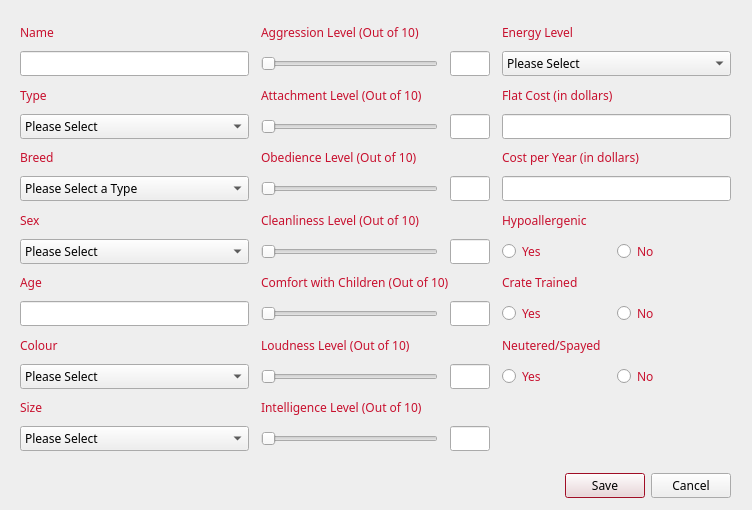
<?xml version="1.0" encoding="UTF-8"?>
<ui version="4.0">
 <class>AddAnimal</class>
 <widget class="QDialog" name="AddAnimal">
  <property name="geometry">
   <rect>
    <x>0</x>
    <y>0</y>
    <width>752</width>
    <height>510</height>
   </rect>
  </property>
  <property name="palette">
   <palette>
    <active>
     <colorrole role="WindowText">
      <brush brushstyle="SolidPattern">
       <color alpha="255">
        <red>200</red>
        <green>16</green>
        <blue>46</blue>
       </color>
      </brush>
     </colorrole>
     <colorrole role="Text">
      <brush brushstyle="SolidPattern">
       <color alpha="255">
        <red>0</red>
        <green>0</green>
        <blue>0</blue>
       </color>
      </brush>
     </colorrole>
     <colorrole role="Base">
      <brush brushstyle="SolidPattern">
       <color alpha="255">
        <red>255</red>
        <green>255</green>
        <blue>255</blue>
       </color>
      </brush>
     </colorrole>
     <colorrole role="Window">
      <brush brushstyle="SolidPattern">
       <color alpha="255">
        <red>238</red>
        <green>238</green>
        <blue>238</blue>
       </color>
      </brush>
     </colorrole>
     <colorrole role="Highlight">
      <brush brushstyle="SolidPattern">
       <color alpha="255">
        <red>200</red>
        <green>16</green>
        <blue>46</blue>
       </color>
      </brush>
     </colorrole>
    </active>
    <inactive>
     <colorrole role="WindowText">
      <brush brushstyle="SolidPattern">
       <color alpha="255">
        <red>200</red>
        <green>16</green>
        <blue>46</blue>
       </color>
      </brush>
     </colorrole>
     <colorrole role="Text">
      <brush brushstyle="SolidPattern">
       <color alpha="255">
        <red>0</red>
        <green>0</green>
        <blue>0</blue>
       </color>
      </brush>
     </colorrole>
     <colorrole role="Base">
      <brush brushstyle="SolidPattern">
       <color alpha="255">
        <red>255</red>
        <green>255</green>
        <blue>255</blue>
       </color>
      </brush>
     </colorrole>
     <colorrole role="Window">
      <brush brushstyle="SolidPattern">
       <color alpha="255">
        <red>238</red>
        <green>238</green>
        <blue>238</blue>
       </color>
      </brush>
     </colorrole>
     <colorrole role="Highlight">
      <brush brushstyle="SolidPattern">
       <color alpha="255">
        <red>200</red>
        <green>16</green>
        <blue>46</blue>
       </color>
      </brush>
     </colorrole>
    </inactive>
    <disabled>
     <colorrole role="WindowText">
      <brush brushstyle="SolidPattern">
       <color alpha="255">
        <red>190</red>
        <green>190</green>
        <blue>190</blue>
       </color>
      </brush>
     </colorrole>
     <colorrole role="Text">
      <brush brushstyle="SolidPattern">
       <color alpha="255">
        <red>0</red>
        <green>0</green>
        <blue>0</blue>
       </color>
      </brush>
     </colorrole>
     <colorrole role="Base">
      <brush brushstyle="SolidPattern">
       <color alpha="255">
        <red>255</red>
        <green>255</green>
        <blue>255</blue>
       </color>
      </brush>
     </colorrole>
     <colorrole role="Window">
      <brush brushstyle="SolidPattern">
       <color alpha="255">
        <red>238</red>
        <green>238</green>
        <blue>238</blue>
       </color>
      </brush>
     </colorrole>
     <colorrole role="Highlight">
      <brush brushstyle="SolidPattern">
       <color alpha="255">
        <red>145</red>
        <green>141</green>
        <blue>126</blue>
       </color>
      </brush>
     </colorrole>
    </disabled>
   </palette>
  </property>
  <property name="font">
   <font>
    <family>Egyptienne F</family>
   </font>
  </property>
  <property name="windowTitle">
   <string>Dialog</string>
  </property>
  <widget class="QDialogButtonBox" name="buttonBox">
   <property name="enabled">
    <bool>true</bool>
   </property>
   <property name="geometry">
    <rect>
     <x>390</x>
     <y>470</y>
     <width>341</width>
     <height>32</height>
    </rect>
   </property>
   <property name="orientation">
    <enum>Qt::Horizontal</enum>
   </property>
   <property name="standardButtons">
    <set>QDialogButtonBox::Cancel|QDialogButtonBox::Save</set>
   </property>
  </widget>
  <widget class="QWidget" name="gridLayoutWidget">
   <property name="geometry">
    <rect>
     <x>20</x>
     <y>20</y>
     <width>711</width>
     <height>431</height>
    </rect>
   </property>
   <layout class="QGridLayout" name="gridLayout">
    <property name="horizontalSpacing">
     <number>12</number>
    </property>
    <item row="7" column="1">
     <layout class="QHBoxLayout" name="horizontalLayout_11" stretch="10,2">
      <property name="spacing">
       <number>12</number>
      </property>
      <item>
       <widget class="QSlider" name="cleanlinessSlider">
        <property name="maximum">
         <number>10</number>
        </property>
        <property name="pageStep">
         <number>2</number>
        </property>
        <property name="orientation">
         <enum>Qt::Horizontal</enum>
        </property>
       </widget>
      </item>
      <item>
       <widget class="QLineEdit" name="cleanlinessLineEdit">
        <property name="enabled">
         <bool>false</bool>
        </property>
        <property name="alignment">
         <set>Qt::AlignCenter</set>
        </property>
       </widget>
      </item>
     </layout>
    </item>
    <item row="0" column="1">
     <widget class="QLabel" name="aggressionLabel">
      <property name="enabled">
       <bool>true</bool>
      </property>
      <property name="text">
       <string>Aggression Level (Out of 10)</string>
      </property>
     </widget>
    </item>
    <item row="2" column="0">
     <widget class="QLabel" name="typeLabel">
      <property name="enabled">
       <bool>true</bool>
      </property>
      <property name="text">
       <string>Type</string>
      </property>
     </widget>
    </item>
    <item row="3" column="1">
     <layout class="QHBoxLayout" name="horizontalLayout_4" stretch="10,2">
      <property name="spacing">
       <number>12</number>
      </property>
      <item>
       <widget class="QSlider" name="attachmentSlider">
        <property name="maximum">
         <number>10</number>
        </property>
        <property name="pageStep">
         <number>2</number>
        </property>
        <property name="orientation">
         <enum>Qt::Horizontal</enum>
        </property>
       </widget>
      </item>
      <item>
       <widget class="QLineEdit" name="attachmentLineEdit">
        <property name="enabled">
         <bool>false</bool>
        </property>
        <property name="alignment">
         <set>Qt::AlignCenter</set>
        </property>
       </widget>
      </item>
     </layout>
    </item>
    <item row="2" column="1">
     <widget class="QLabel" name="attachmentLabel">
      <property name="enabled">
       <bool>true</bool>
      </property>
      <property name="text">
       <string>Attachment Level (Out of 10)</string>
      </property>
     </widget>
    </item>
    <item row="1" column="0">
     <widget class="QLineEdit" name="nameLineEdit">
      <property name="enabled">
       <bool>true</bool>
      </property>
     </widget>
    </item>
    <item row="8" column="1">
     <widget class="QLabel" name="aggressionLabel_2">
      <property name="enabled">
       <bool>true</bool>
      </property>
      <property name="text">
       <string>Comfort with Children (Out of 10)</string>
      </property>
     </widget>
    </item>
    <item row="0" column="0">
     <widget class="QLabel" name="nameLabel">
      <property name="enabled">
       <bool>true</bool>
      </property>
      <property name="text">
       <string>Name</string>
      </property>
     </widget>
    </item>
    <item row="10" column="0">
     <widget class="QLabel" name="labelColour">
      <property name="enabled">
       <bool>true</bool>
      </property>
      <property name="text">
       <string>Colour</string>
      </property>
     </widget>
    </item>
    <item row="11" column="1">
     <layout class="QHBoxLayout" name="horizontalLayout_9" stretch="10,2">
      <property name="spacing">
       <number>12</number>
      </property>
      <item>
       <widget class="QSlider" name="loudnessSlider">
        <property name="maximum">
         <number>10</number>
        </property>
        <property name="pageStep">
         <number>2</number>
        </property>
        <property name="orientation">
         <enum>Qt::Horizontal</enum>
        </property>
       </widget>
      </item>
      <item>
       <widget class="QLineEdit" name="loudnessLineEdit">
        <property name="enabled">
         <bool>false</bool>
        </property>
        <property name="alignment">
         <set>Qt::AlignCenter</set>
        </property>
       </widget>
      </item>
     </layout>
    </item>
    <item row="3" column="0">
     <widget class="QComboBox" name="typeComboBox">
      <property name="enabled">
       <bool>true</bool>
      </property>
      <item>
       <property name="text">
        <string>Please Select</string>
       </property>
      </item>
      <item>
       <property name="text">
        <string>Cat</string>
       </property>
      </item>
      <item>
       <property name="text">
        <string>Dog</string>
       </property>
      </item>
      <item>
       <property name="text">
        <string>Bird</string>
       </property>
      </item>
      <item>
       <property name="text">
        <string>Hamster</string>
       </property>
      </item>
      <item>
       <property name="text">
        <string>Mouse</string>
       </property>
      </item>
      <item>
       <property name="text">
        <string>Guinea Pig</string>
       </property>
      </item>
     </widget>
    </item>
    <item row="4" column="0">
     <widget class="QLabel" name="labelBreed">
      <property name="enabled">
       <bool>true</bool>
      </property>
      <property name="text">
       <string>Breed</string>
      </property>
     </widget>
    </item>
    <item row="6" column="1">
     <widget class="QLabel" name="labelColour_3">
      <property name="enabled">
       <bool>true</bool>
      </property>
      <property name="text">
       <string>Cleanliness Level (Out of 10)</string>
      </property>
     </widget>
    </item>
    <item row="5" column="1">
     <layout class="QHBoxLayout" name="horizontalLayout_6" stretch="10,2">
      <property name="spacing">
       <number>12</number>
      </property>
      <item>
       <widget class="QSlider" name="obedienceSlider">
        <property name="maximum">
         <number>10</number>
        </property>
        <property name="pageStep">
         <number>2</number>
        </property>
        <property name="orientation">
         <enum>Qt::Horizontal</enum>
        </property>
       </widget>
      </item>
      <item>
       <widget class="QLineEdit" name="obedienceLineEdit">
        <property name="enabled">
         <bool>false</bool>
        </property>
        <property name="alignment">
         <set>Qt::AlignCenter</set>
        </property>
       </widget>
      </item>
     </layout>
    </item>
    <item row="9" column="1">
     <layout class="QHBoxLayout" name="horizontalLayout_8" stretch="10,2">
      <property name="spacing">
       <number>12</number>
      </property>
      <item>
       <widget class="QSlider" name="childrenComfortSlider">
        <property name="maximum">
         <number>10</number>
        </property>
        <property name="pageStep">
         <number>2</number>
        </property>
        <property name="orientation">
         <enum>Qt::Horizontal</enum>
        </property>
       </widget>
      </item>
      <item>
       <widget class="QLineEdit" name="childrenComfortLineEdit">
        <property name="enabled">
         <bool>false</bool>
        </property>
        <property name="alignment">
         <set>Qt::AlignCenter</set>
        </property>
       </widget>
      </item>
     </layout>
    </item>
    <item row="1" column="1">
     <layout class="QHBoxLayout" name="horizontalLayout_5" stretch="10,2">
      <property name="spacing">
       <number>12</number>
      </property>
      <item>
       <widget class="QSlider" name="aggressionSlider">
        <property name="maximum">
         <number>10</number>
        </property>
        <property name="pageStep">
         <number>2</number>
        </property>
        <property name="orientation">
         <enum>Qt::Horizontal</enum>
        </property>
       </widget>
      </item>
      <item>
       <widget class="QLineEdit" name="aggressionLineEdit">
        <property name="enabled">
         <bool>false</bool>
        </property>
        <property name="alignment">
         <set>Qt::AlignCenter</set>
        </property>
       </widget>
      </item>
     </layout>
    </item>
    <item row="10" column="1">
     <widget class="QLabel" name="attachmentLabel_2">
      <property name="enabled">
       <bool>true</bool>
      </property>
      <property name="text">
       <string>Loudness Level (Out of 10)</string>
      </property>
     </widget>
    </item>
    <item row="4" column="1">
     <widget class="QLabel" name="labelBreed_2">
      <property name="enabled">
       <bool>true</bool>
      </property>
      <property name="text">
       <string>Obedience Level (Out of 10)</string>
      </property>
     </widget>
    </item>
    <item row="5" column="0">
     <widget class="QComboBox" name="breedComboBox">
      <property name="enabled">
       <bool>true</bool>
      </property>
      <item>
       <property name="text">
        <string>Please Select a Type</string>
       </property>
      </item>
     </widget>
    </item>
    <item row="12" column="1">
     <widget class="QLabel" name="ageLabel_3">
      <property name="enabled">
       <bool>true</bool>
      </property>
      <property name="text">
       <string>Intelligence Level (Out of 10)</string>
      </property>
     </widget>
    </item>
    <item row="11" column="0">
     <widget class="QComboBox" name="colourComboBox">
      <property name="enabled">
       <bool>true</bool>
      </property>
      <item>
       <property name="text">
        <string>Please Select</string>
       </property>
      </item>
      <item>
       <property name="text">
        <string>Black</string>
       </property>
      </item>
      <item>
       <property name="text">
        <string>White</string>
       </property>
      </item>
      <item>
       <property name="text">
        <string>Brown</string>
       </property>
      </item>
      <item>
       <property name="text">
        <string>Grey</string>
       </property>
      </item>
     </widget>
    </item>
    <item row="13" column="1">
     <layout class="QHBoxLayout" name="horizontalLayout_10" stretch="10,2">
      <property name="spacing">
       <number>12</number>
      </property>
      <item>
       <widget class="QSlider" name="intelligenceSlider">
        <property name="maximum">
         <number>10</number>
        </property>
        <property name="pageStep">
         <number>2</number>
        </property>
        <property name="orientation">
         <enum>Qt::Horizontal</enum>
        </property>
       </widget>
      </item>
      <item>
       <widget class="QLineEdit" name="intelligenceLineEdit">
        <property name="enabled">
         <bool>false</bool>
        </property>
        <property name="alignment">
         <set>Qt::AlignCenter</set>
        </property>
       </widget>
      </item>
     </layout>
    </item>
    <item row="8" column="0">
     <widget class="QLabel" name="ageLabel">
      <property name="enabled">
       <bool>true</bool>
      </property>
      <property name="text">
       <string>Age</string>
      </property>
     </widget>
    </item>
    <item row="13" column="0">
     <widget class="QComboBox" name="sizeComboBox">
      <property name="enabled">
       <bool>true</bool>
      </property>
      <item>
       <property name="text">
        <string>Please Select</string>
       </property>
      </item>
      <item>
       <property name="text">
        <string>Small</string>
       </property>
      </item>
      <item>
       <property name="text">
        <string>Medium</string>
       </property>
      </item>
      <item>
       <property name="text">
        <string>Large</string>
       </property>
      </item>
     </widget>
    </item>
    <item row="12" column="0">
     <widget class="QLabel" name="sizeLabel">
      <property name="enabled">
       <bool>true</bool>
      </property>
      <property name="text">
       <string>Size</string>
      </property>
     </widget>
    </item>
    <item row="9" column="0">
     <widget class="QLineEdit" name="ageLineEdit">
      <property name="enabled">
       <bool>true</bool>
      </property>
     </widget>
    </item>
    <item row="6" column="0">
     <widget class="QLabel" name="sexLabel">
      <property name="enabled">
       <bool>true</bool>
      </property>
      <property name="text">
       <string>Sex</string>
      </property>
     </widget>
    </item>
    <item row="7" column="0">
     <widget class="QComboBox" name="sexComboBox">
      <property name="enabled">
       <bool>true</bool>
      </property>
      <item>
       <property name="text">
        <string>Please Select</string>
       </property>
      </item>
      <item>
       <property name="text">
        <string>Male</string>
       </property>
      </item>
      <item>
       <property name="text">
        <string>Female</string>
       </property>
      </item>
     </widget>
    </item>
    <item row="0" column="2">
     <widget class="QLabel" name="energyLabel">
      <property name="enabled">
       <bool>true</bool>
      </property>
      <property name="text">
       <string>Energy Level</string>
      </property>
     </widget>
    </item>
    <item row="1" column="2">
     <widget class="QComboBox" name="energyComboBox">
      <property name="enabled">
       <bool>true</bool>
      </property>
      <item>
       <property name="text">
        <string>Please Select</string>
       </property>
      </item>
      <item>
       <property name="text">
        <string>Low</string>
       </property>
      </item>
      <item>
       <property name="text">
        <string>Medium</string>
       </property>
      </item>
      <item>
       <property name="text">
        <string>High</string>
       </property>
      </item>
     </widget>
    </item>
    <item row="2" column="2">
     <widget class="QLabel" name="labelBreed_3">
      <property name="enabled">
       <bool>true</bool>
      </property>
      <property name="text">
       <string>Flat Cost (in dollars)</string>
      </property>
     </widget>
    </item>
    <item row="3" column="2">
     <widget class="QLineEdit" name="costLineEdit">
      <property name="enabled">
       <bool>true</bool>
      </property>
     </widget>
    </item>
    <item row="4" column="2">
     <widget class="QLabel" name="sexLabel_3">
      <property name="enabled">
       <bool>true</bool>
      </property>
      <property name="text">
       <string>Cost per Year (in dollars)</string>
      </property>
     </widget>
    </item>
    <item row="5" column="2">
     <widget class="QLineEdit" name="costPerYearLineEdit">
      <property name="enabled">
       <bool>true</bool>
      </property>
     </widget>
    </item>
    <item row="6" column="2">
     <widget class="QLabel" name="labelColour_2">
      <property name="enabled">
       <bool>true</bool>
      </property>
      <property name="text">
       <string>Hypoallergenic</string>
      </property>
     </widget>
    </item>
    <item row="7" column="2">
     <layout class="QHBoxLayout" name="horizontalLayout">
      <item>
       <widget class="QRadioButton" name="isCrateTrainedRadioButtonYES">
        <property name="text">
         <string>Yes</string>
        </property>
        <attribute name="buttonGroup">
         <string notr="true">buttonGroup</string>
        </attribute>
       </widget>
      </item>
      <item>
       <widget class="QRadioButton" name="isCrateTrainedRadioButtonNO">
        <property name="text">
         <string>No</string>
        </property>
        <attribute name="buttonGroup">
         <string notr="true">buttonGroup</string>
        </attribute>
       </widget>
      </item>
     </layout>
    </item>
    <item row="8" column="2">
     <widget class="QLabel" name="ageLabel_2">
      <property name="enabled">
       <bool>true</bool>
      </property>
      <property name="text">
       <string>Crate Trained</string>
      </property>
     </widget>
    </item>
    <item row="9" column="2">
     <layout class="QHBoxLayout" name="horizontalLayout_2">
      <item>
       <widget class="QRadioButton" name="isHypoallergenicRadioButtonYES">
        <property name="text">
         <string>Yes</string>
        </property>
        <attribute name="buttonGroup">
         <string notr="true">buttonGroup_2</string>
        </attribute>
       </widget>
      </item>
      <item>
       <widget class="QRadioButton" name="isHypoallergenicRadioButtonNO">
        <property name="text">
         <string>No</string>
        </property>
        <attribute name="buttonGroup">
         <string notr="true">buttonGroup_2</string>
        </attribute>
       </widget>
      </item>
     </layout>
    </item>
    <item row="10" column="2">
     <widget class="QLabel" name="sizeLabel_2">
      <property name="enabled">
       <bool>true</bool>
      </property>
      <property name="text">
       <string>Neutered/Spayed</string>
      </property>
     </widget>
    </item>
    <item row="11" column="2">
     <layout class="QHBoxLayout" name="horizontalLayout_3">
      <item>
       <widget class="QRadioButton" name="isNeuteredRadioButtonYES">
        <property name="text">
         <string>Yes</string>
        </property>
        <attribute name="buttonGroup">
         <string notr="true">buttonGroup_3</string>
        </attribute>
       </widget>
      </item>
      <item>
       <widget class="QRadioButton" name="isNeuteredRadioButtonNO">
        <property name="text">
         <string>No</string>
        </property>
        <attribute name="buttonGroup">
         <string notr="true">buttonGroup_3</string>
        </attribute>
       </widget>
      </item>
     </layout>
    </item>
   </layout>
  </widget>
 </widget>
 <resources/>
 <connections>
  <connection>
   <sender>buttonBox</sender>
   <signal>accepted()</signal>
   <receiver>AddAnimal</receiver>
   <slot>accept()</slot>
   <hints>
    <hint type="sourcelabel">
     <x>648</x>
     <y>480</y>
    </hint>
    <hint type="destinationlabel">
     <x>157</x>
     <y>274</y>
    </hint>
   </hints>
  </connection>
  <connection>
   <sender>buttonBox</sender>
   <signal>rejected()</signal>
   <receiver>AddAnimal</receiver>
   <slot>reject()</slot>
   <hints>
    <hint type="sourcelabel">
     <x>716</x>
     <y>480</y>
    </hint>
    <hint type="destinationlabel">
     <x>286</x>
     <y>274</y>
    </hint>
   </hints>
  </connection>
 </connections>
 <buttongroups>
  <buttongroup name="buttonGroup_3"/>
  <buttongroup name="buttonGroup"/>
  <buttongroup name="buttonGroup_2"/>
 </buttongroups>
</ui>
